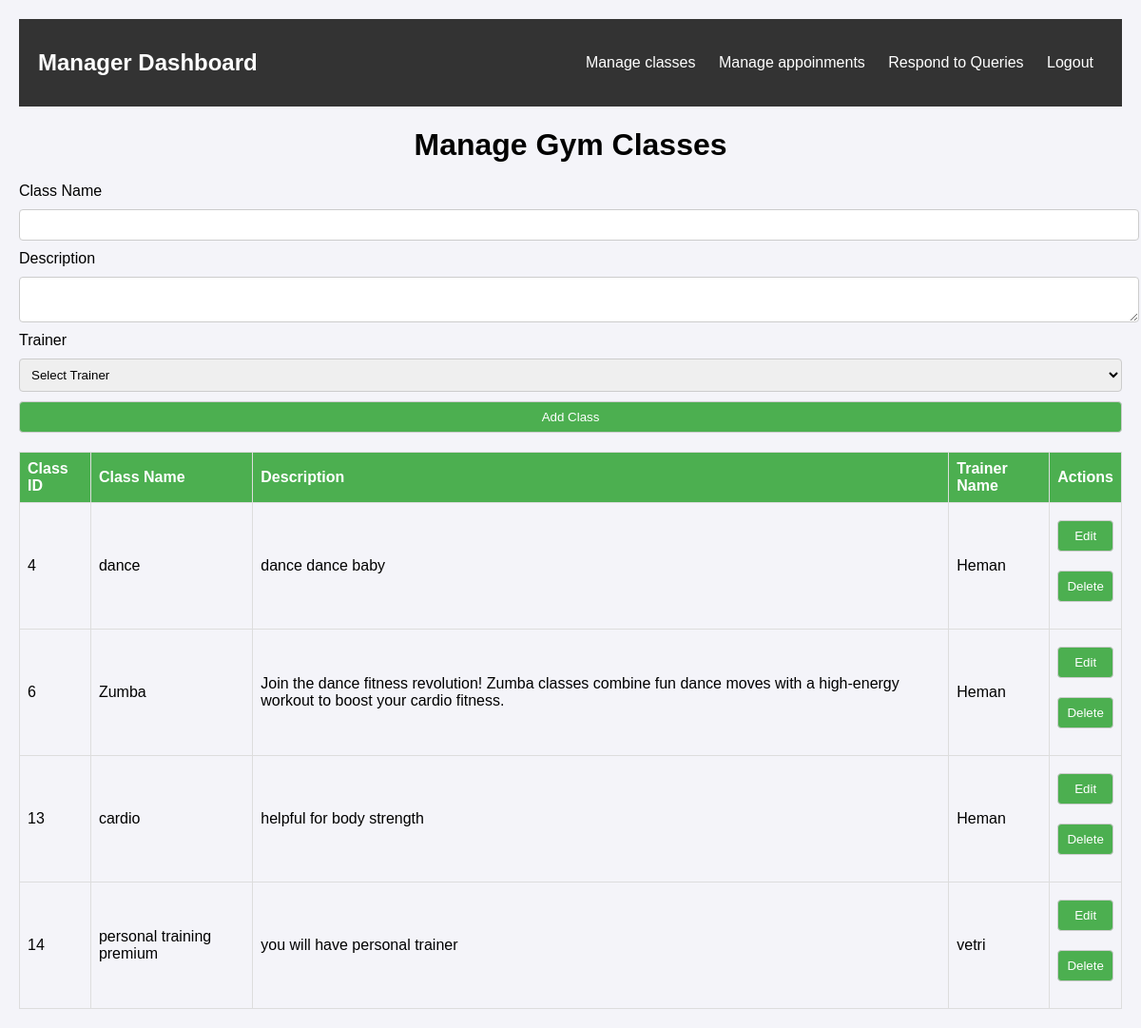
Screenshot of /class.php with the database file from the repository.
### tables this page shows
CREATE TABLE `classes` (
  `class_id` int(11) NOT NULL,
  `class_name` varchar(255) NOT NULL,
  `description` text DEFAULT NULL,
  `trainer_id` int(11) DEFAULT NULL
);

CREATE TABLE `trainers` (
  `trainer_id` int(11) NOT NULL,
  `name` text NOT NULL,
  `experience` int(11) DEFAULT NULL,
  `photo` text DEFAULT NULL,
  `class` varchar(255) NOT NULL
);

### class.php (the view, shortened to what this page needs)
<?php
$host = 'localhost';
$db = 'fitzone';
$user = 'root';
$pass = '';
try {
    $pdo = new PDO("mysql:host=$host;dbname=$db", $user, $pass);
    $pdo->setAttribute(PDO::ATTR_ERRMODE, PDO::ERRMODE_EXCEPTION);
} catch (PDOException $e) {
    die("Could not connect to the database: " . $e->getMessage());
}
$class_name = $description = $trainer_id = "";
$edit_mode = false;
?>
<!DOCTYPE html>
<html lang="en">
<head>
    <link rel="stylesheet" href="class.css">
</head>
<body>
<header>
        <div class="navbar">
            <h1>Manager Dashboard</h1>
            <nav>
                <a href="class.php">Manage classes</a>
                <a href="manager_appointments.php" >Manage appoinments</a>
                <a href="respond-queries.html" >Respond to Queries</a>
                <a href="index.html">Logout</a>
            </nav>
        </div>
    </header>
<h1 class="centered-title">Manage Gym Classes</h1>
<form method="post" action="">
    <label>Class Name</label>
    <input type="text" name="class_name" value="<?= $class_name ?>" required>
    <label>Description</label>
    <textarea name="description" required><?= $description ?></textarea>
    <label>Trainer</label>
    <select name="trainer_id" required>
        <option value="">Select Trainer</option>
    </select>
    <button type="submit"><?= $edit_mode ? 'Update Class' : 'Add Class' ?></button>
</form>
<table>
    <thead>
        <tr>
            <th>Class ID</th>
            <th>Class Name</th>
            <th>Description</th>
            <th>Trainer Name</th>
            <th>Actions</th>
        </tr>
    </thead>
    <tbody>
        <?php
        $stmt = $pdo->query("SELECT classes.class_id, classes.class_name, classes.description, trainers.name as trainer_name
                             FROM classes
                             JOIN trainers ON classes.trainer_id = trainers.trainer_id");
        while ($row = $stmt->fetch(PDO::FETCH_ASSOC)) {
            echo "<tr>
                    <td>{$row['class_id']}</td>
                    <td>{$row['class_name']}</td>
                    <td>{$row['description']}</td>
                    <td>{$row['trainer_name']}</td>
                    <td>
                        <form method='get' action='' style='display:inline;'>
                            <input type='hidden' name='edit' value='{$row['class_id']}'>
                            <button type='submit' class='edit-btn'>Edit</button>
                        </form>
                        <form method='get' action='' class='delete-form'>
                            <input type='hidden' name='delete' value='{$row['class_id']}'>
                            <button type='button' class='delete-btn'>Delete</button>
                        </form>
                    </td>
                </tr>";
        }
        ?>
    </tbody>
</table>
</body>
</html>

### class.css (style rules this page uses)
body { font-family: Arial, sans-serif; margin: 20px; background-color: #f4f4f9; }
table { width: 100%; border-collapse: collapse; margin: 20px 0; }
table th, table td { border: 1px solid #ddd; padding: 8px; text-align: left; }
table th { background-color: #4CAF50; color: white; }
form { margin: 20px 0; }
input, textarea, select, button { display: block; width: 100%; margin: 10px 0; padding: 8px; border: 1px solid #ccc; border-radius: 4px; }
button { background-color: #4CAF50; color: white; cursor: pointer; }

### class.php (style rules this page uses)
header { background: #333; color: #fff; padding: 1rem 0; position: sticky; top: 0; z-index: 10; }
.navbar { display: flex; justify-content: space-between; align-items: center; padding: 0 20px; }
.navbar h1 { font-size: 1.5rem; }
.navbar nav a { color: #fff; text-decoration: none; margin: 0 10px; }
.centered-title { text-align: center; }

### rows the page displays
classes: class_id "4", class_name "dance", description "dance dance baby", trainer.name "Heman"
classes: class_id "6", class_name "Zumba", description "Join the dance fitness revolution! Zumba classes combine fun dance moves with a high-energy workout to boost your cardio fitness.", trainer.name "Heman"
classes: class_id "13", class_name "cardio", description "helpful for body strength", trainer.name "Heman"
classes: class_id "14", class_name "personal training premium", description "you will have personal trainer", trainer.name "vetri"
